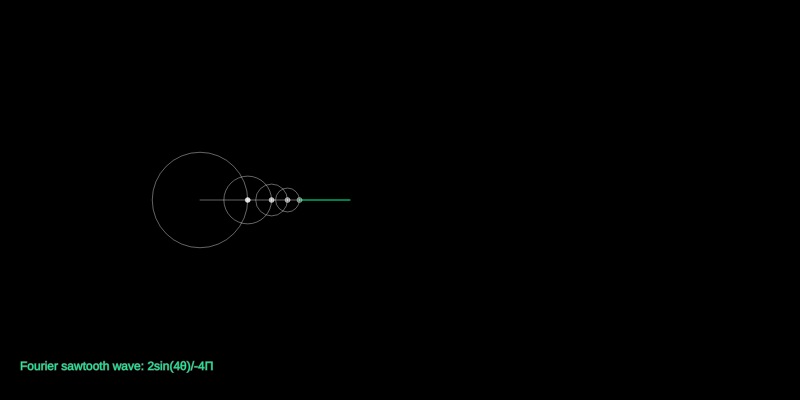
Frame 1 (no input)
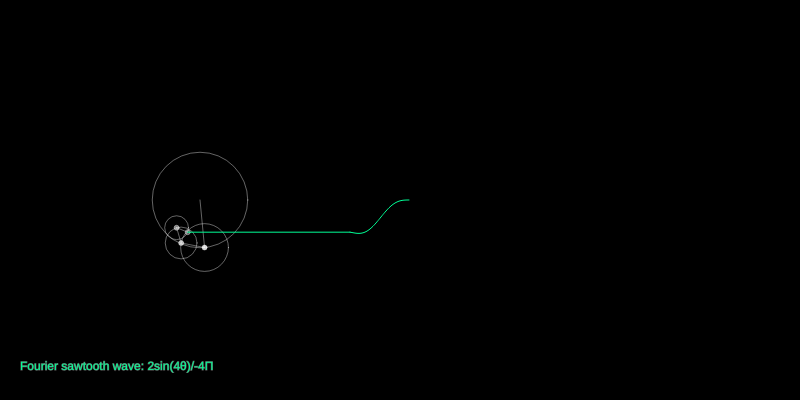
Frame 60 (no input)
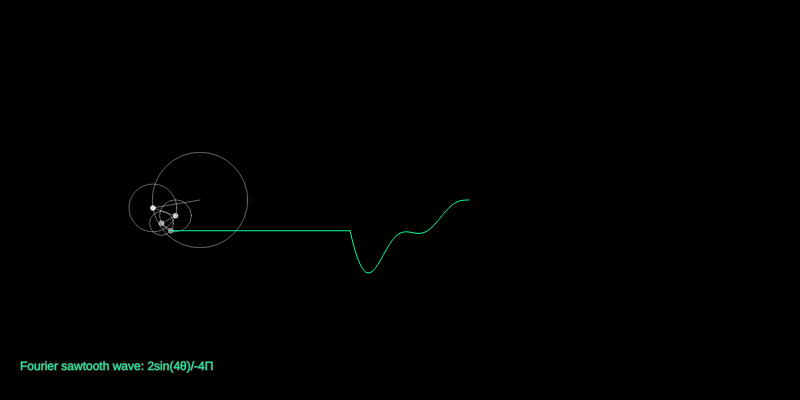
Frame 120 (the mouse pressed at the canvas centre since frame 60)

The p5.js sketch that drew these frames (run headless with seeded random() and noise() and a simulated clock; from frame 60 on, the mouse is pressed at the canvas centre):

// p5.js sketch
// ── sketch.js
// Carla de Beer
// December 2018
// Visualisation of an approximation of a sawtooth wave by taking the first n terms of its Fourier series.
// Based on Daniel Shiffman's Coding Train video example:
// https://www.youtube.com/watch?v=Mm2eYfj0SgA

/// <reference path="./codeSense/p5.global-mode.d.ts" />

let time = 0.0;
const multiplier = 2;
const wave = [];
let slider;

function setup() {
  /* eslint-disable-line */
  createCanvas(800, 400);

  const group = createDiv("");
  group.position(50, height + 75);
  slider = createSlider(2, 50, 4);
  slider.parent(group);
}

function draw() {
  /* eslint-disable-line */
  background(0);
  noStroke();
  let screenText = "";
  translate(200, 200);

  let x = 0;
  let y = 0;

  for (let i = 1; i < slider.value() + 1; ++i) {
    const prevX = x;
    const prevY = y;
    let n = i;
    if (n % 2 === 0) {
      n *= -1;
      screenText = `Fourier sawtooth wave: ${multiplier}sin(${slider.value()}\u03B8)/-${slider.value()}\u03A0`;
    } else {
      screenText = `Fourier sawtooth wave: ${multiplier}sin(${slider.value()}\u03B8)/${slider.value()}\u03A0`;
    }

    const radius = 75 * (multiplier / (i * PI));
    x += radius * cos(n * time);
    y += radius * sin(n * time);

    stroke(255, 100);
    noFill();
    ellipse(prevX, prevY, radius * 2);
    fill(255, 255 - i * 40);

    line(prevX, prevY, x, y);
    ellipse(x, y, 5);
  }
  wave.unshift(y);
  fill(0, 255, 150);
  text(screenText, -200 + 20, -200 + height - 30);

  noFill();
  stroke(0, 255, 150);
  translate(150, 0);
  line(x - 150, y, 0, wave[0]);
  beginShape();
  for (let i = 0, l = wave.length; i < l; ++i) {
    vertex(i, wave[i]);
  }
  endShape();

  if (wave.length > 500) {
    wave.pop();
  }

  time += 0.025;
}
